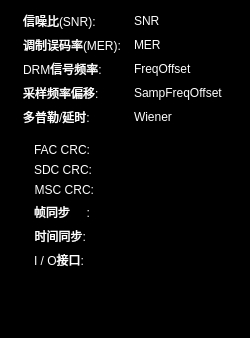
     <widget class="QFrame" name="FrameServiceSelectors_2">
      <property name="minimumSize">
       <size>
        <width>250</width>
        <height>0</height>
       </size>
      </property>
      <property name="styleSheet">
       <string notr="true">background-color: rgb(0, 0, 0);</string>
      </property>
      <property name="frameShape">
       <enum>QFrame::StyledPanel</enum>
      </property>
      <property name="frameShadow">
       <enum>QFrame::Raised</enum>
      </property>
      <layout class="QHBoxLayout" name="horizontalLayout_5">
       <property name="spacing">
        <number>0</number>
       </property>
       <property name="topMargin">
        <number>0</number>
       </property>
       <property name="rightMargin">
        <number>0</number>
       </property>
       <property name="bottomMargin">
        <number>0</number>
       </property>
       <item>
        <widget class="QFrame" name="FrameParamStatusLEDs">
         <property name="sizePolicy">
          <sizepolicy hsizetype="Minimum" vsizetype="Minimum">
           <horstretch>0</horstretch>
           <verstretch>0</verstretch>
          </sizepolicy>
         </property>
         <property name="minimumSize">
          <size>
           <width>200</width>
           <height>0</height>
          </size>
         </property>
         <property name="frameShape">
          <enum>QFrame::Box</enum>
         </property>
         <property name="frameShadow">
          <enum>QFrame::Sunken</enum>
         </property>
         <layout class="QVBoxLayout" name="verticalLayout_3">
          <item>
           <layout class="QHBoxLayout" name="horizontalLayout_11">
            <item>
             <layout class="QVBoxLayout" name="_7">
              <property name="spacing">
               <number>6</number>
              </property>
              <property name="leftMargin">
               <number>0</number>
              </property>
              <property name="topMargin">
               <number>0</number>
              </property>
              <property name="rightMargin">
               <number>0</number>
              </property>
              <property name="bottomMargin">
               <number>0</number>
              </property>
              <item>
               <widget class="QLabel" name="TextSNRText">
                <property name="sizePolicy">
                 <sizepolicy hsizetype="Minimum" vsizetype="Minimum">
                  <horstretch>0</horstretch>
                  <verstretch>0</verstretch>
                 </sizepolicy>
                </property>
                <property name="minimumSize">
                 <size>
                  <width>0</width>
                  <height>0</height>
                 </size>
                </property>
                <property name="styleSheet">
                 <string notr="true">color: rgb(255, 255, 255);</string>
                </property>
                <property name="text">
                 <string>信噪比(SNR):</string>
                </property>
                <property name="wordWrap">
                 <bool>false</bool>
                </property>
               </widget>
              </item>
              <item>
               <widget class="QLabel" name="TextMER">
                <property name="sizePolicy">
                 <sizepolicy hsizetype="Minimum" vsizetype="Minimum">
                  <horstretch>0</horstretch>
                  <verstretch>0</verstretch>
                 </sizepolicy>
                </property>
                <property name="minimumSize">
                 <size>
                  <width>0</width>
                  <height>0</height>
                 </size>
                </property>
                <property name="styleSheet">
                 <string notr="true">color: rgb(255, 255, 255);</string>
                </property>
                <property name="text">
                 <string>调制误码率(MER):</string>
                </property>
                <property name="wordWrap">
                 <bool>false</bool>
                </property>
               </widget>
              </item>
              <item>
               <widget class="QLabel" name="TextFreqOffset">
                <property name="sizePolicy">
                 <sizepolicy hsizetype="Minimum" vsizetype="Minimum">
                  <horstretch>0</horstretch>
                  <verstretch>0</verstretch>
                 </sizepolicy>
                </property>
                <property name="minimumSize">
                 <size>
                  <width>0</width>
                  <height>0</height>
                 </size>
                </property>
                <property name="styleSheet">
                 <string notr="true">color: rgb(255, 255, 255);</string>
                </property>
                <property name="text">
                 <string>DRM信号频率:</string>
                </property>
                <property name="wordWrap">
                 <bool>false</bool>
                </property>
               </widget>
              </item>
              <item>
               <widget class="QLabel" name="TextSampFreqOffset">
                <property name="sizePolicy">
                 <sizepolicy hsizetype="Minimum" vsizetype="Minimum">
                  <horstretch>0</horstretch>
                  <verstretch>0</verstretch>
                 </sizepolicy>
                </property>
                <property name="styleSheet">
                 <string notr="true">color: rgb(255, 255, 255);</string>
                </property>
                <property name="text">
                 <string>采样频率偏移:</string>
                </property>
                <property name="wordWrap">
                 <bool>false</bool>
                </property>
               </widget>
              </item>
              <item>
               <widget class="QLabel" name="TextWiener">
                <property name="sizePolicy">
                 <sizepolicy hsizetype="Minimum" vsizetype="Minimum">
                  <horstretch>0</horstretch>
                  <verstretch>0</verstretch>
                 </sizepolicy>
                </property>
                <property name="minimumSize">
                 <size>
                  <width>0</width>
                  <height>0</height>
                 </size>
                </property>
                <property name="styleSheet">
                 <string notr="true">color: rgb(255, 255, 255);</string>
                </property>
                <property name="text">
                 <string>多普勒/延时:</string>
                </property>
                <property name="wordWrap">
                 <bool>false</bool>
                </property>
               </widget>
              </item>
             </layout>
            </item>
            <item>
             <layout class="QVBoxLayout" name="_8">
              <property name="spacing">
               <number>6</number>
              </property>
              <property name="leftMargin">
               <number>0</number>
              </property>
              <property name="topMargin">
               <number>0</number>
              </property>
              <property name="rightMargin">
               <number>0</number>
              </property>
              <property name="bottomMargin">
               <number>0</number>
              </property>
              <item>
               <widget class="QLabel" name="ValueSNR">
                <property name="sizePolicy">
                 <sizepolicy hsizetype="Minimum" vsizetype="Minimum">
                  <horstretch>0</horstretch>
                  <verstretch>0</verstretch>
                 </sizepolicy>
                </property>
                <property name="minimumSize">
                 <size>
                  <width>0</width>
                  <height>0</height>
                 </size>
                </property>
                <property name="styleSheet">
                 <string notr="true">color: rgb(255, 255, 255);</string>
                </property>
                <property name="text">
                 <string>SNR</string>
                </property>
                <property name="wordWrap">
                 <bool>false</bool>
                </property>
               </widget>
              </item>
              <item>
               <widget class="QLabel" name="ValueMERWMER">
                <property name="sizePolicy">
                 <sizepolicy hsizetype="Minimum" vsizetype="Minimum">
                  <horstretch>0</horstretch>
                  <verstretch>0</verstretch>
                 </sizepolicy>
                </property>
                <property name="minimumSize">
                 <size>
                  <width>0</width>
                  <height>0</height>
                 </size>
                </property>
                <property name="styleSheet">
                 <string notr="true">color: rgb(255, 255, 255);</string>
                </property>
                <property name="text">
                 <string>MER</string>
                </property>
                <property name="wordWrap">
                 <bool>false</bool>
                </property>
               </widget>
              </item>
              <item>
               <widget class="QLabel" name="ValueFreqOffset">
                <property name="sizePolicy">
                 <sizepolicy hsizetype="Minimum" vsizetype="Minimum">
                  <horstretch>0</horstretch>
                  <verstretch>0</verstretch>
                 </sizepolicy>
                </property>
                <property name="minimumSize">
                 <size>
                  <width>0</width>
                  <height>0</height>
                 </size>
                </property>
                <property name="styleSheet">
                 <string notr="true">color: rgb(255, 255, 255);</string>
                </property>
                <property name="text">
                 <string>FreqOffset</string>
                </property>
                <property name="wordWrap">
                 <bool>false</bool>
                </property>
               </widget>
              </item>
              <item>
               <widget class="QLabel" name="ValueSampFreqOffset">
                <property name="sizePolicy">
                 <sizepolicy hsizetype="Minimum" vsizetype="Minimum">
                  <horstretch>0</horstretch>
                  <verstretch>0</verstretch>
                 </sizepolicy>
                </property>
                <property name="styleSheet">
                 <string notr="true">color: rgb(255, 255, 255);</string>
                </property>
                <property name="text">
                 <string>SampFreqOffset</string>
                </property>
                <property name="wordWrap">
                 <bool>false</bool>
                </property>
               </widget>
              </item>
              <item>
               <widget class="QLabel" name="ValueWiener">
                <property name="sizePolicy">
                 <sizepolicy hsizetype="Minimum" vsizetype="Minimum">
                  <horstretch>0</horstretch>
                  <verstretch>0</verstretch>
                 </sizepolicy>
                </property>
                <property name="minimumSize">
                 <size>
                  <width>100</width>
                  <height>0</height>
                 </size>
                </property>
                <property name="styleSheet">
                 <string notr="true">color: rgb(255, 255, 255);</string>
                </property>
                <property name="text">
                 <string>Wiener</string>
                </property>
                <property name="wordWrap">
                 <bool>false</bool>
                </property>
               </widget>
              </item>
             </layout>
            </item>
           </layout>
          </item>
          <item>
           <widget class="QFrame" name="FrameParamStatusLEDs_2">
            <property name="sizePolicy">
             <sizepolicy hsizetype="Minimum" vsizetype="Minimum">
              <horstretch>0</horstretch>
              <verstretch>0</verstretch>
             </sizepolicy>
            </property>
            <property name="frameShape">
             <enum>QFrame::Box</enum>
            </property>
            <property name="frameShadow">
             <enum>QFrame::Sunken</enum>
            </property>
            <layout class="QFormLayout" name="formLayout">
             <item row="0" column="0">
              <layout class="QHBoxLayout" name="horizontalLayout_3">
               <item>
                <widget class="QLabel" name="TextLabelLEDFACCRC">
                 <property name="sizePolicy">
                  <sizepolicy hsizetype="Minimum" vsizetype="Maximum">
                   <horstretch>0</horstretch>
                   <verstretch>0</verstretch>
                  </sizepolicy>
                 </property>
                 <property name="layoutDirection">
                  <enum>Qt::LeftToRight</enum>
                 </property>
                 <property name="styleSheet">
                  <string notr="true">color: rgb(255, 255, 255);</string>
                 </property>
                 <property name="text">
                  <string>FAC CRC:</string>
                 </property>
                 <property name="alignment">
                  <set>Qt::AlignRight|Qt::AlignTrailing|Qt::AlignVCenter</set>
                 </property>
                 <property name="wordWrap">
                  <bool>false</bool>
                 </property>
                </widget>
               </item>
               <item>
                <widget class="CMultColorLED" name="LEDFAC" native="true">
                 <property name="sizePolicy">
                  <sizepolicy hsizetype="Fixed" vsizetype="Fixed">
                   <horstretch>0</horstretch>
                   <verstretch>0</verstretch>
                  </sizepolicy>
                 </property>
                 <property name="minimumSize">
                  <size>
                   <width>13</width>
                   <height>13</height>
                  </size>
                 </property>
                 <property name="maximumSize">
                  <size>
                   <width>13</width>
                   <height>13</height>
                  </size>
                 </property>
                </widget>
               </item>
              </layout>
             </item>
             <item row="1" column="0">
              <layout class="QHBoxLayout" name="horizontalLayout_6">
               <item>
                <widget class="QLabel" name="TextLabelLEDSDCCRC">
                 <property name="sizePolicy">
                  <sizepolicy hsizetype="Minimum" vsizetype="Maximum">
                   <horstretch>0</horstretch>
                   <verstretch>0</verstretch>
                  </sizepolicy>
                 </property>
                 <property name="styleSheet">
                  <string notr="true">color: rgb(255, 255, 255);</string>
                 </property>
                 <property name="text">
                  <string>SDC CRC:</string>
                 </property>
                 <property name="alignment">
                  <set>Qt::AlignRight|Qt::AlignTrailing|Qt::AlignVCenter</set>
                 </property>
                 <property name="wordWrap">
                  <bool>false</bool>
                 </property>
                </widget>
               </item>
               <item>
                <widget class="CMultColorLED" name="LEDSDC" native="true">
                 <property name="sizePolicy">
                  <sizepolicy hsizetype="Fixed" vsizetype="Fixed">
                   <horstretch>0</horstretch>
                   <verstretch>0</verstretch>
                  </sizepolicy>
                 </property>
                 <property name="minimumSize">
                  <size>
                   <width>13</width>
                   <height>13</height>
                  </size>
                 </property>
                 <property name="maximumSize">
                  <size>
                   <width>13</width>
                   <height>13</height>
                  </size>
                 </property>
                </widget>
               </item>
              </layout>
             </item>
             <item row="2" column="0">
              <layout class="QHBoxLayout" name="horizontalLayout_7">
               <item>
                <widget class="QLabel" name="TextLabelLEDMSCCRC">
                 <property name="sizePolicy">
                  <sizepolicy hsizetype="Minimum" vsizetype="Maximum">
                   <horstretch>0</horstretch>
                   <verstretch>0</verstretch>
                  </sizepolicy>
                 </property>
                 <property name="styleSheet">
                  <string notr="true">color: rgb(255, 255, 255);</string>
                 </property>
                 <property name="text">
                  <string>MSC CRC:</string>
                 </property>
                 <property name="alignment">
                  <set>Qt::AlignRight|Qt::AlignTrailing|Qt::AlignVCenter</set>
                 </property>
                 <property name="wordWrap">
                  <bool>false</bool>
                 </property>
                </widget>
               </item>
               <item>
                <widget class="CMultColorLED" name="LEDMSC" native="true">
                 <property name="sizePolicy">
                  <sizepolicy hsizetype="Fixed" vsizetype="Fixed">
                   <horstretch>0</horstretch>
                   <verstretch>0</verstretch>
                  </sizepolicy>
                 </property>
                 <property name="minimumSize">
                  <size>
                   <width>13</width>
                   <height>13</height>
                  </size>
                 </property>
                 <property name="maximumSize">
                  <size>
                   <width>13</width>
                   <height>13</height>
                  </size>
                 </property>
                </widget>
               </item>
              </layout>
             </item>
             <item row="3" column="0">
              <layout class="QHBoxLayout" name="horizontalLayout_8">
               <item>
                <widget class="QLabel" name="TextLabelLEDFrameSync">
                 <property name="sizePolicy">
                  <sizepolicy hsizetype="Minimum" vsizetype="Maximum">
                   <horstretch>0</horstretch>
                   <verstretch>0</verstretch>
                  </sizepolicy>
                 </property>
                 <property name="styleSheet">
                  <string notr="true">color: rgb(255, 255, 255);</string>
                 </property>
                 <property name="text">
                  <string>帧同步     :</string>
                 </property>
                 <property name="alignment">
                  <set>Qt::AlignRight|Qt::AlignTrailing|Qt::AlignVCenter</set>
                 </property>
                 <property name="wordWrap">
                  <bool>false</bool>
                 </property>
                </widget>
               </item>
               <item>
                <widget class="CMultColorLED" name="LEDFrameSync" native="true">
                 <property name="sizePolicy">
                  <sizepolicy hsizetype="Fixed" vsizetype="Fixed">
                   <horstretch>0</horstretch>
                   <verstretch>0</verstretch>
                  </sizepolicy>
                 </property>
                 <property name="minimumSize">
                  <size>
                   <width>13</width>
                   <height>13</height>
                  </size>
                 </property>
                 <property name="maximumSize">
                  <size>
                   <width>13</width>
                   <height>13</height>
                  </size>
                 </property>
                </widget>
               </item>
              </layout>
             </item>
             <item row="4" column="0">
              <layout class="QHBoxLayout" name="horizontalLayout_9">
               <item>
                <widget class="QLabel" name="TextLabelLEDTimeSyncAcq">
                 <property name="sizePolicy">
                  <sizepolicy hsizetype="Minimum" vsizetype="Maximum">
                   <horstretch>0</horstretch>
                   <verstretch>0</verstretch>
                  </sizepolicy>
                 </property>
                 <property name="styleSheet">
                  <string notr="true">color: rgb(255, 255, 255);</string>
                 </property>
                 <property name="text">
                  <string>时间同步:</string>
                 </property>
                 <property name="alignment">
                  <set>Qt::AlignRight|Qt::AlignTrailing|Qt::AlignVCenter</set>
                 </property>
                 <property name="wordWrap">
                  <bool>false</bool>
                 </property>
                </widget>
               </item>
               <item>
                <widget class="CMultColorLED" name="LEDTimeSync" native="true">
                 <property name="sizePolicy">
                  <sizepolicy hsizetype="Fixed" vsizetype="Fixed">
                   <horstretch>0</horstretch>
                   <verstretch>0</verstretch>
                  </sizepolicy>
                 </property>
                 <property name="minimumSize">
                  <size>
                   <width>13</width>
                   <height>13</height>
                  </size>
                 </property>
                 <property name="maximumSize">
                  <size>
                   <width>13</width>
                   <height>13</height>
                  </size>
                 </property>
                </widget>
               </item>
              </layout>
             </item>
             <item row="5" column="0">
              <layout class="QHBoxLayout" name="horizontalLayout_10">
               <item>
                <widget class="QLabel" name="TextLabelLEDIOInterface">
                 <property name="sizePolicy">
                  <sizepolicy hsizetype="Minimum" vsizetype="Maximum">
                   <horstretch>0</horstretch>
                   <verstretch>0</verstretch>
                  </sizepolicy>
                 </property>
                 <property name="styleSheet">
                  <string notr="true">color: rgb(255, 255, 255);</string>
                 </property>
                 <property name="text">
                  <string>I / O接口:</string>
                 </property>
                 <property name="alignment">
                  <set>Qt::AlignRight|Qt::AlignTrailing|Qt::AlignVCenter</set>
                 </property>
                 <property name="wordWrap">
                  <bool>false</bool>
                 </property>
                </widget>
               </item>
               <item>
                <widget class="CMultColorLED" name="LEDIOInterface" native="true">
                 <property name="sizePolicy">
                  <sizepolicy hsizetype="Fixed" vsizetype="Fixed">
                   <horstretch>0</horstretch>
                   <verstretch>0</verstretch>
                  </sizepolicy>
                 </property>
                 <property name="minimumSize">
                  <size>
                   <width>13</width>
                   <height>13</height>
                  </size>
                 </property>
                 <property name="maximumSize">
                  <size>
                   <width>13</width>
                   <height>13</height>
                  </size>
                 </property>
                </widget>
               </item>
              </layout>
             </item>
             <item row="6" column="0">
              <spacer name="verticalSpacer">
               <property name="orientation">
                <enum>Qt::Vertical</enum>
               </property>
               <property name="sizeHint" stdset="0">
                <size>
                 <width>20</width>
                 <height>40</height>
                </size>
               </property>
              </spacer>
             </item>
            </layout>
           </widget>
          </item>
         </layout>
        </widget>
       </item>
      </layout>
     </widget>
